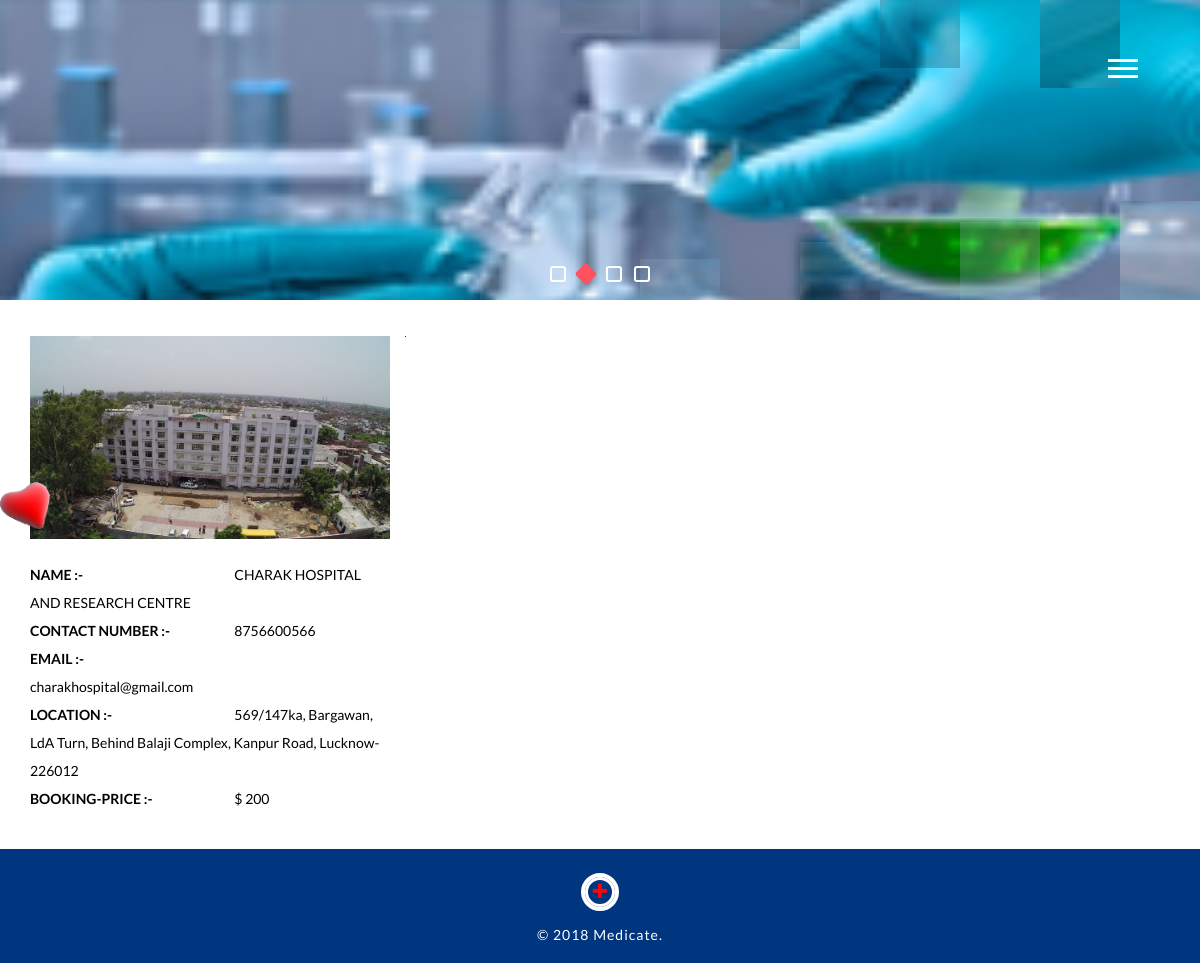
Page /diagnostic_details.php?id=1 on the committed database.
### tables this page shows
CREATE TABLE IF NOT EXISTS `daignostic_center` (
  `id` int(255) NOT NULL AUTO_INCREMENT,
  `dia_name` varchar(255) NOT NULL,
  `dia_contnum` varchar(255) NOT NULL,
  `dia_email` varchar(255) NOT NULL,
  `dia_pass` varchar(255) NOT NULL,
  `dia_loc` varchar(255) NOT NULL,
  `dia_secqus` varchar(255) NOT NULL,
  `dia_secans` varchar(255) NOT NULL,
  `dia_bookingprice` varchar(255) NOT NULL,
  `dia_pro` varchar(255) NOT NULL,
  `dia_govapprove` varchar(255) NOT NULL,
  `dia_dateapprove` varchar(255) NOT NULL,
  PRIMARY KEY (`id`),
  UNIQUE KEY `dia_email` (`dia_email`)
);

### diagnostic_details.php (the view, shortened to what this page needs)
<?php
include("includes/header_diagnosis.php");
?>
<section id="doctor_deatils_section">
<?php
	if(isset($_REQUEST['id'])){
		$sql = "select * from daignostic_center where id = '$_REQUEST[id]' ";
		$rs = mysqli_query($conn, $sql);
		$data = mysqli_fetch_assoc($rs);
	}
?>
<div class="container">
	<div class="row">
		<div class="col-md-4 doctor_details">
			<img src="_diagnostic/uploads/digcent/<?php echo $data['dia_pro']; ?> "class="img-responsive"/>
			<p style="color:black;"><label>NAME :- </label> <span class="data"><?php echo $data['dia_name']; ?></p>
			<p style="color:black;"><label>CONTACT NUMBER :- </label> <span class="data"> <?php echo $data['dia_contnum']; ?></span></p>
			<p style="color:black;"><label>EMAIL :- </label> <span class="data"><?php echo $data['dia_email']; ?></span></p>
			<p style="color:black;"><label>LOCATION :- </label> <span class="data"><?php echo $data['dia_loc']; ?></span></p>
			<p style="color:black;"><label>BOOKING-PRICE :- </label> <span class="data">$ <?php echo $data['dia_bookingprice']; ?></span></p>
		</div>
		<div class="col-md-8 doctorapp">
		</div>
	</div>
</div>
</section>
<img src="images/lifeline.png" id="circle"  data-toggle="modal" data-target="#myModal">
<?php include("includes/footer_second.php"); ?>

### css/easy-responsive-tabs.css (style rules this page uses)
body { margin: 0px; padding: 0px; background: #f5f5f5; font-weight: 500; }
ul.resp-tabs-list, p { margin: 0px; padding: 0px; }

### css/style.css (style rules this page uses)
body { padding: 0; margin: 0; background: #FFF; font-family: 'Lato', sans-serif; }
label { margin: 0; }
p { margin: 0; font-family: 'Lato', sans-serif; line-height: 2; font-size: 1em; color:#888; }

### css/main.css (style rules this page uses)
#circle { width:50px; transition: top 0.5s; position:fixed; top:50%; cursor:pointer; }
#doctor_deatils_section { padding: 36px 0px; }
.doctorapp { border-left: 1px dashed #272727; }
.doctor_details img { margin-bottom: 22px; }
.doctor_details p label { width: 56%; }
.doctor_details .data { width: 40%; }

### rows in the picture
daignostic_center: dia_pro (picture), dia_name "CHARAK HOSPITAL AND RESEARCH CENTRE", dia_contnum "8756600566", dia_email "charakhospital@gmail.com", dia_loc "569/147ka, Bargawan, LdA Turn, Behind Balaji Complex, Kanpur Road, Lucknow-226012", dia_bookingprice "200"
